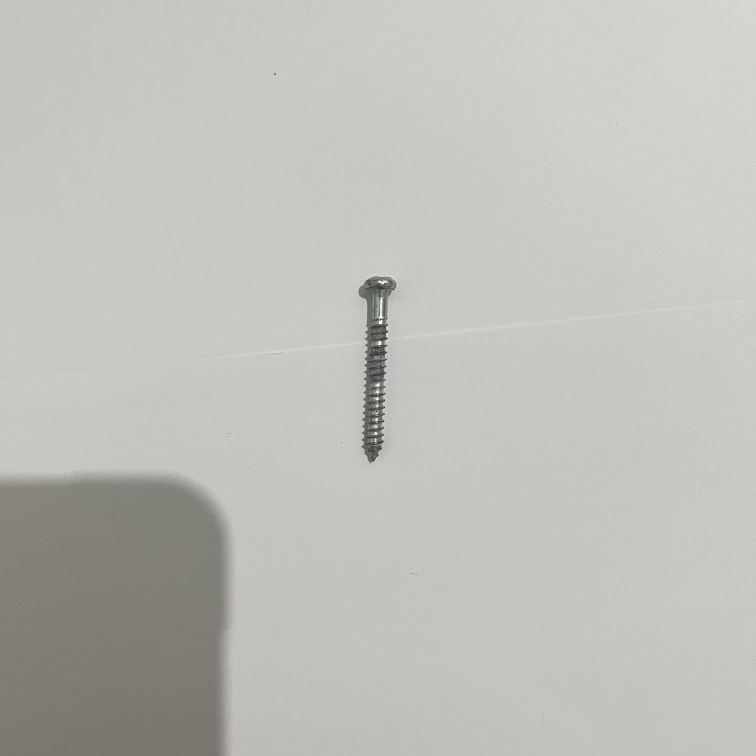
#> input picture dataset_mentah/IMG_7337.jpg, 3024 x 3024 px, found by its file name (shown at 1/4 size); its folder holds 4 pictures in this run
$ python preprocessing.py
#> lines starting #> are read from the running program, lines starting #| are printed output that depends on the picture
import cv2
import os
import numpy as np

# 1. Konfigurasi Jalur Folder
folder_asal = r'D:\FILE SELA\SEMESTER 6\ML 1\PREPROSESING\Machine-Learning-1\dataset_mentah'
folder_tujuan = r'D:\FILE SELA\SEMESTER 6\ML 1\PREPROSESING\Machine-Learning-1\dataset fix'

if not os.path.exists(folder_tujuan):
    os.makedirs(folder_tujuan)

# 2. Proses Preprocessing
print("Sedang memproses gambar...")
for nama_file in os.listdir(folder_asal):
    if nama_file.endswith(('.jpg', '.jpeg', '.png')):
        path_file = os.path.join(folder_asal, nama_file)
        img = cv2.imread(path_file)
#> img is the input picture: shape (3024, 3024, 3); mean B, G, R 185.3, 190.8, 190.9

        if img is not None:
            # Resize 224x224
            img_resized = cv2.resize(img, (224, 224), interpolation=cv2.INTER_LINEAR)
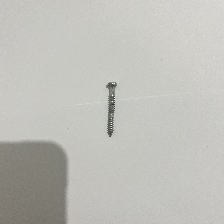
#> img_resized: shape (224, 224, 3); mean B, G, R 185.2, 190.8, 190.8

            # Simpan hasil
            path_simpan = os.path.join(folder_tujuan, nama_file)
            cv2.imwrite(path_simpan, img_resized)
#> pass 2 of the loop `for nama_file in os.listdir(folder_asal):`:
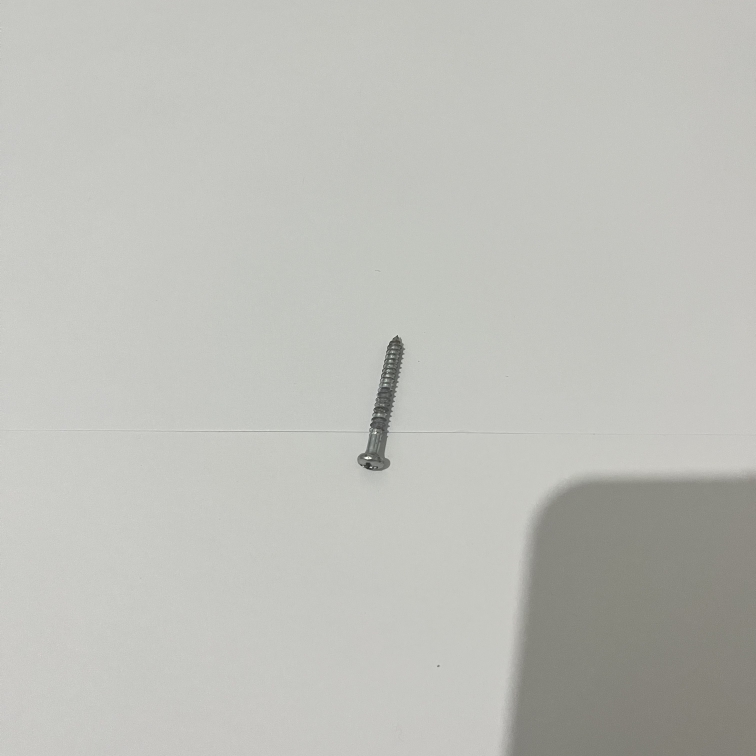
#> input picture dataset_mentah/IMG_7339.jpg, 3024 x 3024 px, found by its file name (shown at 1/4 size)
#> img is the input picture: shape (3024, 3024, 3); mean B, G, R 185.5, 190.9, 190.2
#> `img_resized = cv2.resize(img, (224, 224), interpolation=cv2.INTER_LINE..`:
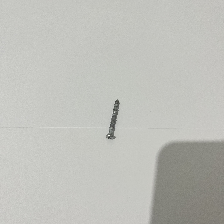
#> img_resized: shape (224, 224, 3); mean B, G, R 185.4, 190.9, 190.2
#> pass 3 of the loop `for nama_file in os.listdir(folder_asal):`:
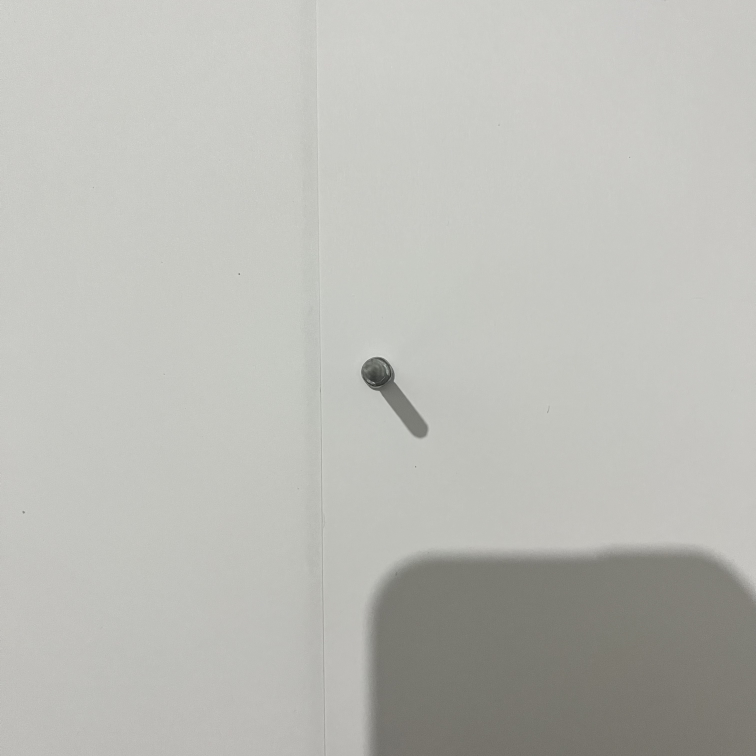
#> input picture dataset_mentah/IMG_7341.jpg, 3024 x 3024 px, found by its file name (shown at 1/4 size)
#> img is the input picture: shape (3024, 3024, 3); mean B, G, R 182.3, 187.7, 187.4
#> `img_resized = cv2.resize(img, (224, 224), interpolation=cv2.INTER_LINE..`:
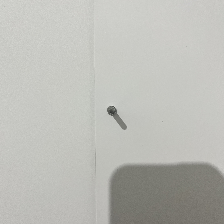
#> img_resized: shape (224, 224, 3); mean B, G, R 182.3, 187.7, 187.3
#> the loop made 4 passes; the first 3 are shown

print(f"Proses selesai di: {folder_tujuan}")

# --- BAGIAN 2: KODE VERIFIKASI ---
print("\n=== MEMULAI AUDIT DATA ===")

# Tentukan sub-folder mana yang ingin diaudit (misal: folder Clean)
sub_folder_audit = os.path.join(folder_tujuan, 'Clean')

# Pastikan folder tersebut ada dan tidak kosong
if os.path.exists(sub_folder_audit) and len(os.listdir(sub_folder_audit)) > 0:
    # Mengambil file pertama di dalam folder Clean
    nama_file_asli = os.listdir(sub_folder_audit)[0]
    path_sampel = os.path.join(sub_folder_audit, nama_file_asli)

    img_cek = cv2.imread(path_sampel)

    if img_cek is not None:
        # Simulasi normalisasi (0-1)
        img_norm = img_cek.astype('float32') / 255.0

        # CETAK BUKTI
        print(f"Audit Berhasil pada file: {nama_file_asli}")
        print(f"Ukuran Piksel: {img_cek.shape[1]} x {img_cek.shape[0]}")
        print(f"Nilai Maksimum: {np.max(img_norm):.4f}")
    else:
        print(f"Gagal membaca file: {nama_file_asli}")
else:
    print("Folder audit tidak ditemukan atau kosong. Pastikan foto sudah ada di dalam sub-folder.")

print("===========================")
